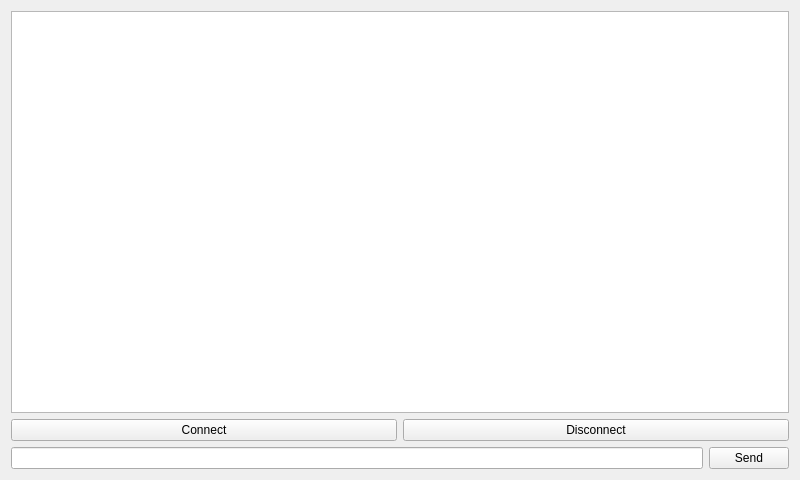
<?xml version="1.0" encoding="UTF-8"?>
<ui version="4.0">
 <class>Widget</class>
 <widget class="QWidget" name="Widget">
  <property name="geometry">
   <rect>
    <x>0</x>
    <y>0</y>
    <width>800</width>
    <height>480</height>
   </rect>
  </property>
  <property name="windowTitle">
   <string>Widget</string>
  </property>
  <layout class="QVBoxLayout" name="verticalLayout">
   <item>
    <widget class="QTextBrowser" name="textBrowser"/>
   </item>
   <item>
    <layout class="QHBoxLayout" name="horizontalLayout">
     <item>
      <widget class="QPushButton" name="pushButton">
       <property name="text">
        <string>Connect</string>
       </property>
       <property name="checkable">
        <bool>false</bool>
       </property>
       <property name="checked">
        <bool>false</bool>
       </property>
      </widget>
     </item>
     <item>
      <widget class="QPushButton" name="pushButton_2">
       <property name="text">
        <string>Disconnect</string>
       </property>
       <property name="checkable">
        <bool>false</bool>
       </property>
       <property name="checked">
        <bool>false</bool>
       </property>
      </widget>
     </item>
    </layout>
   </item>
   <item>
    <layout class="QHBoxLayout" name="horizontalLayout_2">
     <item>
      <widget class="QLineEdit" name="lineEdit"/>
     </item>
     <item>
      <widget class="QPushButton" name="pushButton_3">
       <property name="text">
        <string>Send</string>
       </property>
      </widget>
     </item>
    </layout>
   </item>
  </layout>
 </widget>
 <resources/>
 <connections/>
</ui>
